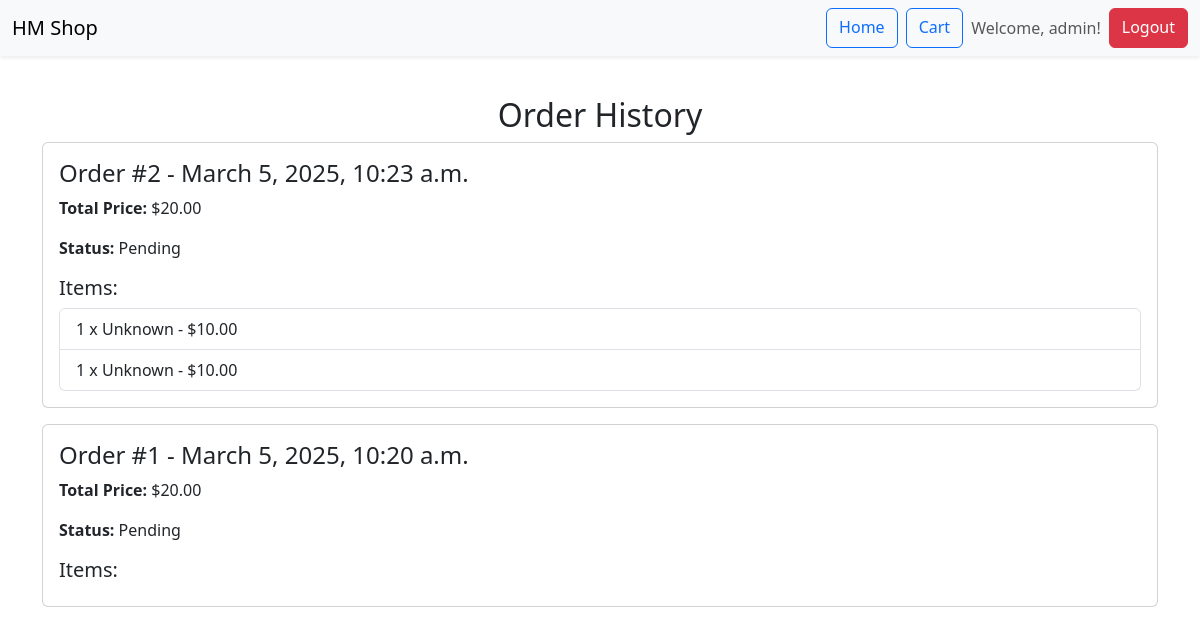
Screenshot of /cart/history/ (signed in) with the database file from the repository.
### customer/models.py (models this page shows, shortened)
class Customer(AbstractUser):  # Subclass AbstractUser to extend the User model
    address = models.CharField(max_length=255, blank=True)
    phone_number = models.CharField(max_length=20, blank=True)

### order/models.py (models this page shows, shortened)
class Order(models.Model):
    user = models.ForeignKey(settings.AUTH_USER_MODEL, on_delete=models.CASCADE)
    created_at = models.DateTimeField(auto_now_add=True)
    total_price = models.DecimalField(max_digits=10, decimal_places=2, default=0.00)
    status = models.CharField(
        max_length=20,
        choices=[('Pending', 'Pending'), ('Completed', 'Completed')],
        default='Pending'
    )

class OrderItem(models.Model):
    order = models.ForeignKey(Order, on_delete=models.CASCADE, related_name="items")
    product_id = models.CharField(max_length=24)  # MongoDB ObjectId là chuỗi 24 ký tự
    product_name = models.CharField(max_length=255)  # Lưu tên sản phẩm để hiển thị sau này
    quantity = models.PositiveIntegerField(default=1)
    price = models.DecimalField(max_digits=10, decimal_places=2)

### cart/views.py (the view)
# urls.py: path('history/', order_history, name='order_history'),
def order_history(request):
    orders = Order.objects.filter(user=request.user).order_by('-created_at')
    client = MongoClient("mongodb://localhost:27017/")
    db = client['manh_project2']
    collection = db['book']
    order_data = []  # Danh sách chứa dữ liệu đầy đủ của mỗi đơn hàng
    for order in orders:
        items = []  # Danh sách chứa dữ liệu đầy đủ của mỗi sản phẩm trong đơn hàng
        for item in order.items.all():
            product = collection.find_one({"_id": ObjectId(item.product_id)})  # 🔹 Tìm theo `id`
            product_name = product["title"] if product else "Unknown"
            items.append({
                "quantity": item.quantity,
                "product_name": product_name,
                "price": item.price
            })
        order_data.append({
            "id": order.id,
            "created_at": order.created_at,
            "total_price": order.total_price,
            "status": order.status,
            "items": items  # Gửi danh sách sản phẩm đã xử lý
        })
    return render(request, 'order/order_history.html', {"orders": order_data})

### cart/templates/order/order_history.html (shortened to what this page needs)
<!DOCTYPE html>
<html lang="en">
<head>
    <link href="https://cdn.jsdelivr.net/npm/bootstrap@5.3.0/dist/css/bootstrap.min.css" rel="stylesheet">
</head>
<body class="container mt-5 pt-5">
    <nav class="navbar navbar-expand-lg navbar-light bg-light shadow-sm fixed-top">
        <div class="container-fluid">
            <a class="navbar-brand" href="#">HM Shop</a>
            <div class="d-flex">
                <a href="{% url 'landing_page' %}" class="btn btn-outline-primary me-2">Home</a>
                <a href="{% url 'cart_detail' %}" class="btn btn-outline-primary me-2">Cart</a>
                {% if request.user.is_authenticated %}
                    <span class="navbar-text me-2">Welcome, {{ request.user.username }}!</span>
                    <a href="{% url 'logout' %}" class="btn btn-danger">Logout</a>
                {% else %}
                    <a href="{% url 'login' %}" class="btn btn-success">Login</a>
                {% endif %}
            </div>
        </div>
    </nav>
    <h2 class="text-center">Order History</h2>
    {% for order in orders %}
        <div class="card mb-3">
            <div class="card-body">
                <h4 class="card-title">Order #{{ order.id }} - {{ order.created_at }}</h4>
                <p><strong>Total Price:</strong> ${{ order.total_price }}</p>
                <p><strong>Status:</strong> {{ order.status }}</p>
                <h5>Items:</h5>
                <ul class="list-group">
                    {% for item in order.items %}
                        <li class="list-group-item">
                            {{ item.quantity }} x {{ item.product_name }} - ${{ item.price }}
                        </li>
                    {% endfor %}
                </ul>
            </div>
        </div>
    {% empty %}
        <p class="text-muted text-center">No orders found.</p>
    {% endfor %}
</body>
</html>

### rows the page displays
Customer: user.username "admin"
Order: created_at "March 5, 2025, 10:23 a.m.", total_price "20.00", status "Pending"
OrderItem: price "10.00"
OrderItem: price "10.00"
Order: created_at "March 5, 2025, 10:20 a.m.", total_price "20.00", status "Pending"

### other values shown
{{ order.id }} "2" "1"
{{ item.quantity }} "1" "1"
{{ item.product_name }} "Unknown" "Unknown"
